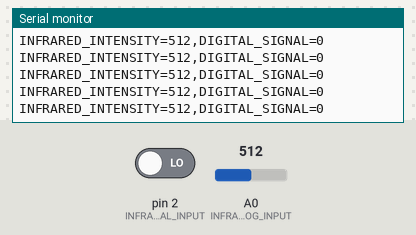
This sketch was run on a simulated Arduino Uno, built with avr-gcc and run on an emulated ATmega328P. Shown: the last lines printed to the serial monitor. The test bench sets the inputs (shaded band); at power-on: A0 (INFRARED_ANALOG_INPUT) = 512, pin 2 (INFRARED_DIGITAL_INPUT) LOW.

Above: at 7.2 s.
7.3 s: A0 (INFRARED_ANALOG_INPUT) set to 985
At 7.35 s:
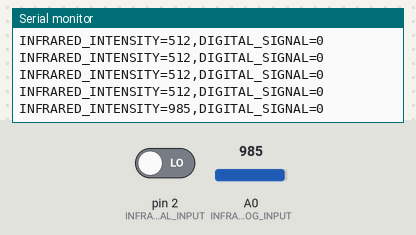
10.3 s: A0 (INFRARED_ANALOG_INPUT) set to 1014
At 10.37 s:
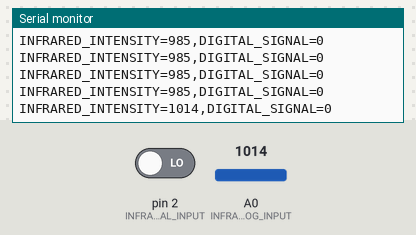
Timing chart, 0 to 13.3 s (numbered marks = the images above; inputs shaded):
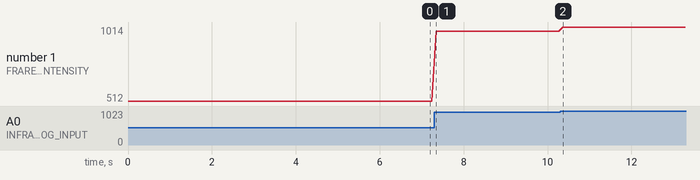

The sketch:

sketch.ino
```cpp
#define INFRARED_ANALOG_INPUT A0
#define INFRARED_DIGITAL_INPUT 2

const unsigned long SAMPLE_INTERVAL_MS = 100;

void setup() {
  Serial.begin(9600);
  pinMode(INFRARED_DIGITAL_INPUT, INPUT);
}

void printTelemetry(int infraredIntensity, int digitalSignal) {
  Serial.print("INFRARED_INTENSITY=");
  Serial.print(infraredIntensity);
  Serial.print(",DIGITAL_SIGNAL=");
  Serial.println(digitalSignal);
}

void loop() {
  int infraredIntensity = analogRead(INFRARED_ANALOG_INPUT);
  int digitalSignal = digitalRead(INFRARED_DIGITAL_INPUT);

  printTelemetry(infraredIntensity, digitalSignal);
  delay(SAMPLE_INTERVAL_MS);
}
```

Measured:
- after the input at 7.3 s, the serial monitor: prints a new line after 0.05 s (image 1)
- after the input at 10.3 s, the serial monitor: prints a new line after 0.06 s (image 2)
- plotted number 1: 512 → 985 after the input at 7.3 s, 985 → 1014 after the input at 10.3 s
